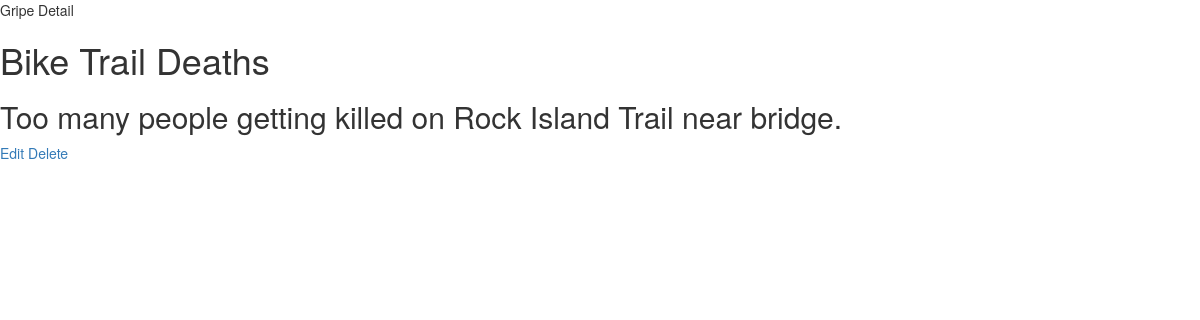
The page /peoria/gripe/1/ on the database its author committed.
### peoria/models.py (models this page shows, shortened)
class Gripe(models.Model):
    name = models.CharField(max_length=100)
    location = models.CharField(max_length=100)
    description = models.TextField()
    votes = models.IntegerField(default=0)
    def __str__(self):
        return self.name
    class Meta:
        ordering = ['-votes']

### peoria/views.py (the view)
# urls.py: url(r'^gripe/(?P<pk>[0-9]+)/$', views.GripeDetail.as_view(), name='gripe-detail'),
class GripeDetail(generic.DetailView):
    model = Gripe
    template_name = 'peoria/gripe-detail.html'

### peoria/templates/peoria/gripe-detail.html
{% extends 'peoria/base.html' %}
{%  block body %}
Gripe Detail
    <h1>{{ object }}</h1>
    <h2>{{ object.description }}</h2>
    <a href = "{%  url 'peoria:gripe-update' object.id %}">Edit</a>
    <a href = "{%  url 'peoria:gripe-delete' object.id %}">Delete</a>
{% endblock %}

### rows shown on the page
Gripe: name "Bike Trail Deaths", description "Too many people getting killed on Rock Island Trail near bridge."
